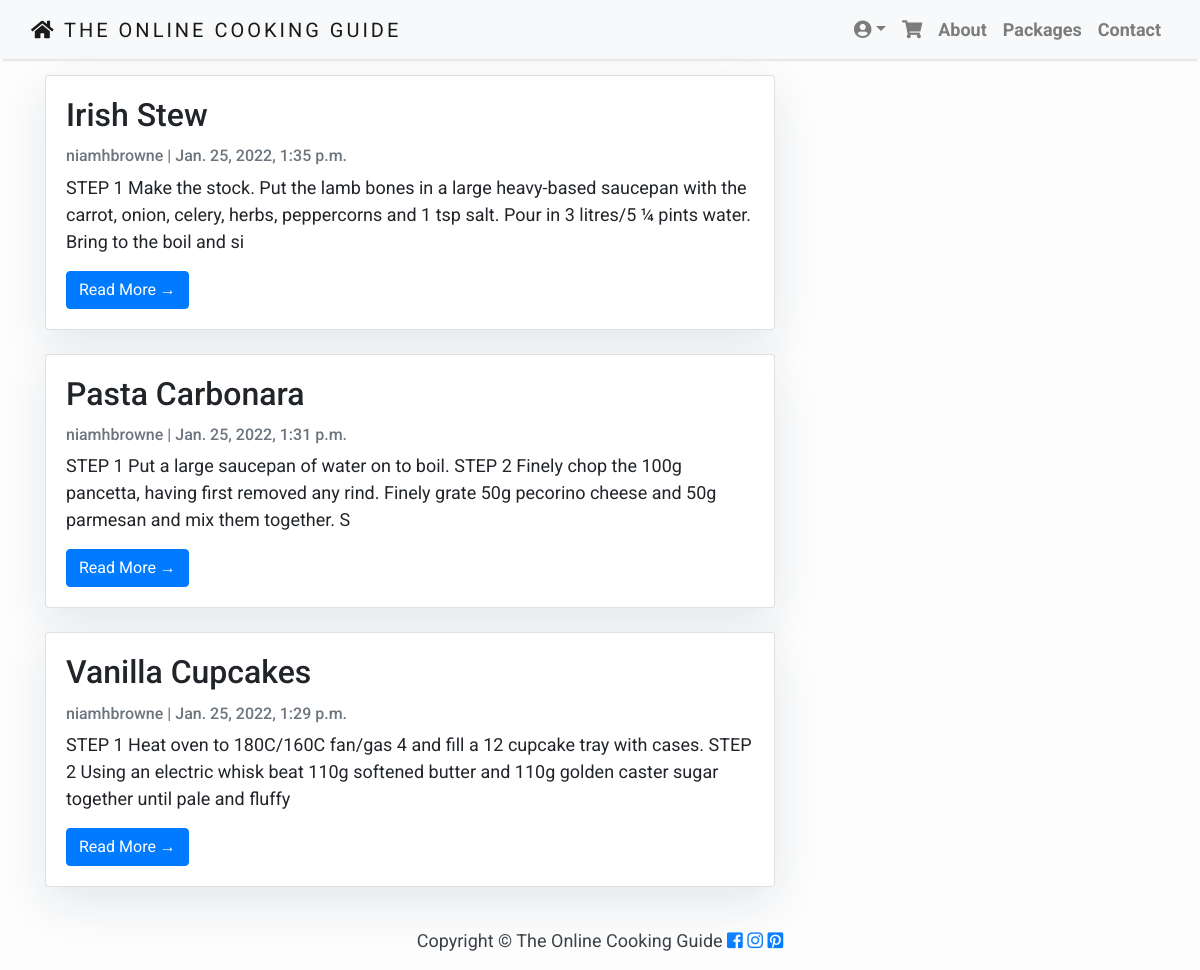
/posts/, run on the app's committed database.
### blog/models.py (models this page shows, shortened)
class Post(models.Model):
    title = models.CharField(max_length=200, unique=True)
    slug = models.SlugField(max_length=200, unique=True)
    author = models.ForeignKey(User, on_delete= models.CASCADE,related_name='blog_posts')
    updated_on = models.DateTimeField(auto_now= True)
    content = models.TextField()
    created_on = models.DateTimeField(auto_now_add=True)
    status = models.IntegerField(choices=STATUS, default=0)
    class Meta:
        ordering = ['-created_on']

### blog/views.py (the view)
# urls.py: path('posts/', views.PostList.as_view(), name='post_list'),
class PostList(generic.ListView):
    queryset = Post.objects.filter(status=1).order_by('-created_on')
    template_name = 'post-list.html'

### templates/post-list.html
{% extends 'base.html' %}
{% block content %}
<div class="container">
    <div class="row">
        <div class="col-md-8 mt-3 left">
            {% for post in post_list %}
            <div class="card mb-4">
                <div class="card-body">
                    <h2 class="card-title">{{ post.title }}</h2>
                    <p class="card-text text-muted h6">{{ post.author }} | {{ post.created_on}} </p>
                    <p class="card-text">{{post.content|slice:":200" }}</p>
                    <a href="{% url 'post_detail' post.slug  %}" class="btn btn-primary">Read More &rarr;</a>
                </div>
            </div>
            {% endfor %}
        </div>
    </div>
</div>
{% endblock %}

### static/css/base.css (style rules this page uses)
body { font-family: "Roboto", sans-serif; font-size: 17px; background-color: #fdfdfd; }
.card { box-shadow: 0 16px 48px #E3E7EB; }
body { font-family: "Roboto", sans-serif; font-size: 18px; background-color: #fdfdfd; }

### data on the page
Post: title "Irish Stew", author "niamhbrowne", created_on "Jan. 25, 2022, 1:35 p.m.", content "STEP 1 Make the stock. Put the lamb bones in a large heavy-based saucepan with the carrot, onion, celery, herbs, peppercorns and 1 tsp salt. Pour in 3 litres/5 ¼ pints water. Bring to the boil and si"
Post: title "Pasta Carbonara", author "niamhbrowne", created_on "Jan. 25, 2022, 1:31 p.m.", content "STEP 1 Put a large saucepan of water on to boil. STEP 2 Finely chop the 100g pancetta, having first removed any rind. Finely grate 50g pecorino cheese and 50g parmesan and mix them together. S"
Post: title "Vanilla Cupcakes", author "niamhbrowne", created_on "Jan. 25, 2022, 1:29 p.m.", content "STEP 1 Heat oven to 180C/160C fan/gas 4 and fill a 12 cupcake tray with cases. STEP 2 Using an electric whisk beat 110g softened butter and 110g golden caster sugar together until pale and fluffy"
